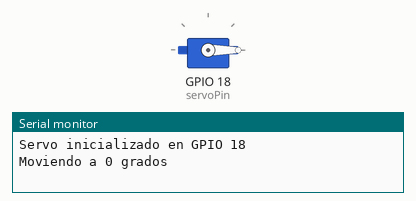
The sketch below on a simulated ESP32. Parts: servo, the last lines printed to the serial monitor.

Above: at 0.05 s.
At 2.1 s:
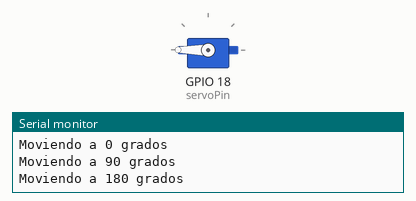
At 4.15 s:
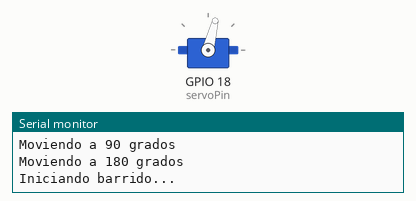
At 8.25 s:
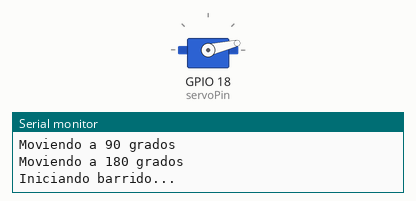
Timing chart, 0 to 11.0 s (numbered marks = the images above):
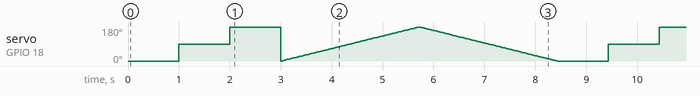

Measured:
- by itself, servo on GPIO 18 (servoPin): moves between 0° and 180°, repeating every 8.4 s

The sketch:

test_servo.ino
```cpp
/*
 * ============================================================
 *  BRICHS - Test de Servo para ESP32
 * ============================================================
 *  PIN RECOMENDADO: GPIO 18 (o cualquier pin PWM)
 *  LIBRERÍA: ESP32Servo
 * ============================================================
 */

#include <ESP32Servo.h>

Servo myServo;
int servoPin = 18; // Cambia este pin según tu conexión

void setup() {
  Serial.begin(115200);

  // Permitir que el temporizador PWM se asigne automáticamente
  ESP32PWM::allocateTimer(0);
  ESP32PWM::allocateTimer(1);
  ESP32PWM::allocateTimer(2);
  ESP32PWM::allocateTimer(3);

  myServo.setPeriodHertz(50);    // Frecuencia estándar de 50Hz para servos
  myServo.attach(servoPin, 500, 2400); // Attach con min/max pulsos en microsegundos

  Serial.println("Servo inicializado en GPIO " + String(servoPin));
}

void loop() {
  Serial.println("Moviendo a 0 grados");
  myServo.write(0);
  delay(1000);

  Serial.println("Moviendo a 90 grados");
  myServo.write(90);
  delay(1000);

  Serial.println("Moviendo a 180 grados");
  myServo.write(180);
  delay(1000);

  // Barrido suave (Sweep)
  Serial.println("Iniciando barrido...");
  for (int pos = 0; pos <= 180; pos += 1) {
    myServo.write(pos);
    delay(15);
  }
  for (int pos = 180; pos >= 0; pos -= 1) {
    myServo.write(pos);
    delay(15);
  }
}
```
